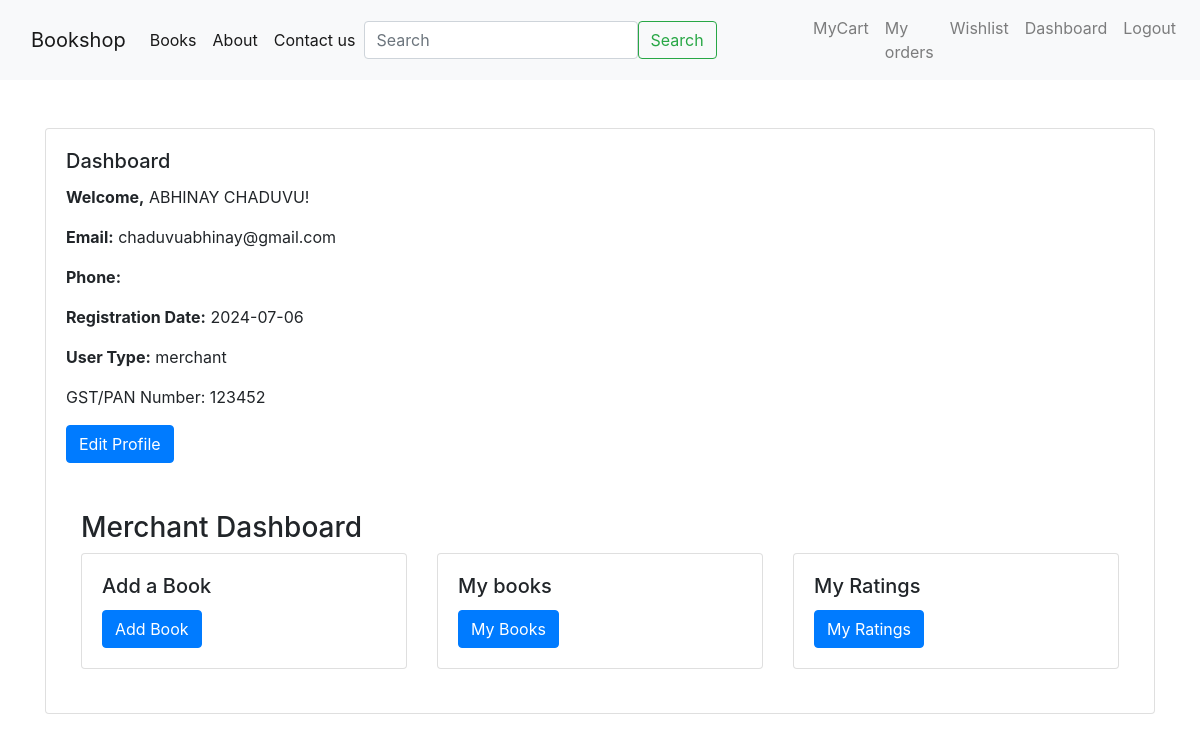
The app's page /dashboard (signed in) with its own data.
### app.py (models this page shows)
class User(db.Model):
    __tablename__ = 'users'
    UserID = db.Column(db.Integer, primary_key=True)
    FirstName = db.Column(db.String(50), nullable=False)
    LastName = db.Column(db.String(50), nullable=False)
    Email = db.Column(db.String(100), unique=True, nullable=False)
    PasswordHash = db.Column(db.String(100), nullable=False)
    Phone = db.Column(db.String(20), nullable=True)
    RegistrationDate = db.Column(db.DateTime, nullable=False, default=datetime.utcnow )
    UserType = db.Column(db.String(20), nullable=False, default='customer')
    GSTPanNumber = db.Column(db.String(20), nullable=True)
    Products = db.relationship('Products', backref='merchant', lazy=True)

### app.py (the view)
@app.route('/dashboard')
def dashboard():
    if 'user_id' not in session:
        return redirect(url_for('login'))
    user = User.query.get(session['user_id'])
    products = Products.query.filter_by(MerchantID=user.UserID).all()
    return render_template('dashboard.html', user=user, products= products)

### templates/dashboard.html
{% extends 'base.html' %}
{% block body %}
<div class="card mt-5">
  <div class="card-body">
    <h5 class="card-title">Dashboard</h5>
    <p><strong>Welcome,</strong> {{ user.FirstName }} {{ user.LastName }}!</p>
    <p><strong>Email:</strong> {{ user.Email }}</p>
    <p><strong>Phone:</strong> {{ user.Phone }}</p>
    <p><strong>Registration Date:</strong> {{ user.RegistrationDate.strftime('%Y-%m-%d') }}</p>
    <p><strong>User Type:</strong> {{ user.UserType }}</p>
    {% if user.UserType == 'merchant' %}
    <p>GST/PAN Number: {{ user.GSTPanNumber }}</p>
    {% endif %}
    <a href="{{ url_for('edit_profile') }}" class="btn btn-primary">Edit Profile</a>
    {% if user.UserType =='merchant' %}
    <div class="container mt-5">
      <h3>Merchant Dashboard</h3>
      <div class="row">
        <div class="col-md-4 mb-4">
          <div class="card">
            <div class="card-body">
              <h5 class="card-title">Add a Book</h5>
              <a href="/dashboard/add_book" class="btn btn-primary">Add Book</a>
            </div>
          </div>
        </div>
        <div class="col-md-4 mb-4">
          <div class="card">
            <div class="card-body">
              <h5 class="card-title">My books</h5>
              <a href="/dashboard/my_books" class="btn btn-primary ">My Books</a>
            </div>
          </div>
        </div>
        <div class="col-md-4 mb-4">
          <div class="card">
            <div class="card-body">
              <h5 class="card-title">My Ratings</h5>
              <a href="/dashboard/my_ratings" class="btn btn-primary">My Ratings</a>
            </div>
          </div>
        </div>
      </div>
    </div>
    {% endif %}
  </div>
</div>
{% endblock body %}

### records on screen
User: FirstName "ABHINAY", LastName "CHADUVU", Email "chaduvuabhinay@gmail.com", RegistrationDate "2024-07-06", UserType "merchant", GSTPanNumber "123452"
